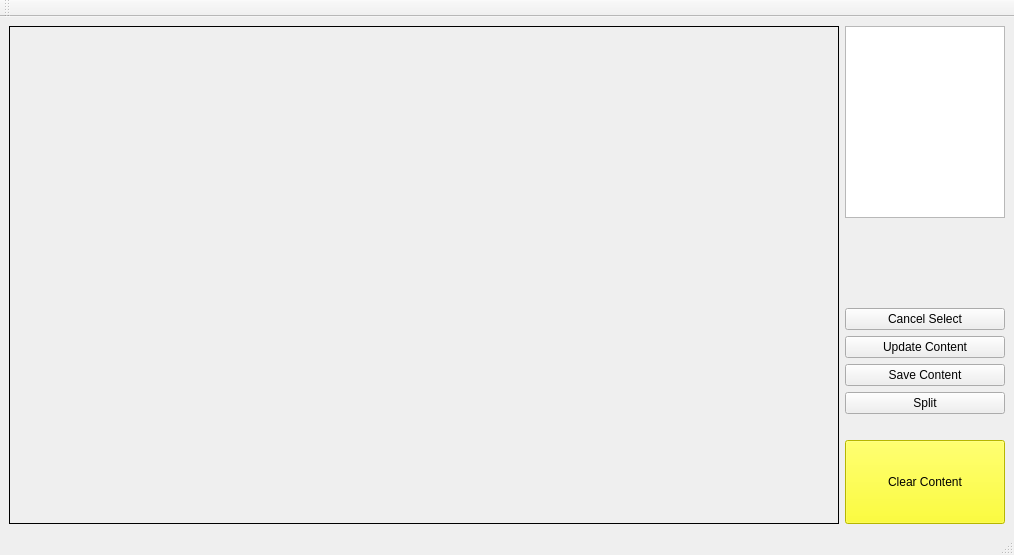
<?xml version="1.0" encoding="UTF-8"?>
<ui version="4.0">
 <class>MainWindow</class>
 <widget class="QMainWindow" name="MainWindow">
  <property name="geometry">
   <rect>
    <x>0</x>
    <y>0</y>
    <width>1014</width>
    <height>555</height>
   </rect>
  </property>
  <property name="sizePolicy">
   <sizepolicy hsizetype="Expanding" vsizetype="Expanding">
    <horstretch>0</horstretch>
    <verstretch>0</verstretch>
   </sizepolicy>
  </property>
  <property name="windowTitle">
   <string>MainWindow</string>
  </property>
  <widget class="QWidget" name="centralwidget">
   <layout class="QGridLayout" name="gridLayout">
    <item row="0" column="0">
     <layout class="QHBoxLayout" name="horizontalLayout">
      <item>
       <widget class="QLabel" name="label_area">
        <property name="sizePolicy">
         <sizepolicy hsizetype="Expanding" vsizetype="Expanding">
          <horstretch>0</horstretch>
          <verstretch>0</verstretch>
         </sizepolicy>
        </property>
        <property name="frameShape">
         <enum>QFrame::Box</enum>
        </property>
        <property name="text">
         <string/>
        </property>
       </widget>
      </item>
      <item>
       <layout class="QVBoxLayout" name="verticalLayout_2">
        <item>
         <layout class="QVBoxLayout" name="verticalLayout">
          <item>
           <widget class="QTextBrowser" name="textBrowser">
            <property name="sizePolicy">
             <sizepolicy hsizetype="Preferred" vsizetype="Expanding">
              <horstretch>0</horstretch>
              <verstretch>0</verstretch>
             </sizepolicy>
            </property>
            <property name="maximumSize">
             <size>
              <width>160</width>
              <height>16777215</height>
             </size>
            </property>
           </widget>
          </item>
          <item>
           <spacer name="verticalSpacer_2">
            <property name="orientation">
             <enum>Qt::Vertical</enum>
            </property>
            <property name="sizeHint" stdset="0">
             <size>
              <width>20</width>
              <height>40</height>
             </size>
            </property>
           </spacer>
          </item>
          <item>
           <widget class="QPushButton" name="Cancel">
            <property name="sizePolicy">
             <sizepolicy hsizetype="Preferred" vsizetype="Fixed">
              <horstretch>0</horstretch>
              <verstretch>0</verstretch>
             </sizepolicy>
            </property>
            <property name="maximumSize">
             <size>
              <width>160</width>
              <height>16777215</height>
             </size>
            </property>
            <property name="text">
             <string>Cancel Select</string>
            </property>
           </widget>
          </item>
          <item>
           <widget class="QPushButton" name="Update">
            <property name="sizePolicy">
             <sizepolicy hsizetype="Preferred" vsizetype="Fixed">
              <horstretch>0</horstretch>
              <verstretch>0</verstretch>
             </sizepolicy>
            </property>
            <property name="maximumSize">
             <size>
              <width>160</width>
              <height>16777215</height>
             </size>
            </property>
            <property name="text">
             <string>Update Content</string>
            </property>
           </widget>
          </item>
          <item>
           <widget class="QPushButton" name="Save">
            <property name="sizePolicy">
             <sizepolicy hsizetype="Preferred" vsizetype="Fixed">
              <horstretch>0</horstretch>
              <verstretch>0</verstretch>
             </sizepolicy>
            </property>
            <property name="maximumSize">
             <size>
              <width>160</width>
              <height>16777215</height>
             </size>
            </property>
            <property name="text">
             <string>Save Content</string>
            </property>
           </widget>
          </item>
          <item>
           <widget class="QPushButton" name="Split">
            <property name="sizePolicy">
             <sizepolicy hsizetype="Preferred" vsizetype="Fixed">
              <horstretch>0</horstretch>
              <verstretch>0</verstretch>
             </sizepolicy>
            </property>
            <property name="maximumSize">
             <size>
              <width>160</width>
              <height>16777215</height>
             </size>
            </property>
            <property name="text">
             <string>Split</string>
            </property>
           </widget>
          </item>
          <item>
           <spacer name="verticalSpacer">
            <property name="orientation">
             <enum>Qt::Vertical</enum>
            </property>
            <property name="sizeType">
             <enum>QSizePolicy::Preferred</enum>
            </property>
            <property name="sizeHint" stdset="0">
             <size>
              <width>20</width>
              <height>20</height>
             </size>
            </property>
           </spacer>
          </item>
          <item>
           <widget class="QPushButton" name="Clear">
            <property name="sizePolicy">
             <sizepolicy hsizetype="Preferred" vsizetype="Expanding">
              <horstretch>0</horstretch>
              <verstretch>0</verstretch>
             </sizepolicy>
            </property>
            <property name="maximumSize">
             <size>
              <width>160</width>
              <height>16777215</height>
             </size>
            </property>
            <property name="styleSheet">
             <string notr="true">background-color: yellow</string>
            </property>
            <property name="text">
             <string>Clear Content</string>
            </property>
           </widget>
          </item>
         </layout>
        </item>
       </layout>
      </item>
     </layout>
    </item>
   </layout>
  </widget>
  <widget class="QStatusBar" name="statusbar"/>
  <widget class="QToolBar" name="toolBar">
   <property name="windowTitle">
    <string>toolBar</string>
   </property>
   <attribute name="toolBarArea">
    <enum>TopToolBarArea</enum>
   </attribute>
   <attribute name="toolBarBreak">
    <bool>false</bool>
   </attribute>
  </widget>
 </widget>
 <resources/>
 <connections/>
</ui>
